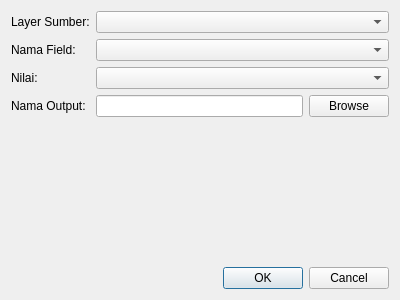
<?xml version="1.0" encoding="UTF-8"?>
<ui version="4.0">
 <class>ShapefileCreatorDialog</class>
 <widget class="QDialog" name="ShapefileCreatorDialog">
  <property name="geometry">
   <rect>
    <x>0</x>
    <y>0</y>
    <width>400</width>
    <height>300</height>
   </rect>
  </property>
  <property name="windowTitle">
   <string>Buat Shapefile Baru</string>
  </property>
  <layout class="QVBoxLayout" name="verticalLayout">
   <item>
    <layout class="QFormLayout" name="formLayout">
     <item row="0" column="0">
      <widget class="QLabel" name="label">
       <property name="text">
        <string>Layer Sumber:</string>
       </property>
      </widget>
     </item>
     <item row="0" column="1">
      <widget class="QComboBox" name="layer_combo"/>
     </item>
     <item row="1" column="0">
      <widget class="QLabel" name="label_2">
       <property name="text">
        <string>Nama Field:</string>
       </property>
      </widget>
     </item>
     <item row="1" column="1">
      <widget class="QComboBox" name="field_combo"/>
     </item>
     <item row="2" column="0">
      <widget class="QLabel" name="label_3">
       <property name="text">
        <string>Nilai:</string>
       </property>
      </widget>
     </item>
     <item row="2" column="1">
      <widget class="QComboBox" name="value_combo"/>
     </item>
     <item row="3" column="0">
      <widget class="QLabel" name="label_4">
       <property name="text">
        <string>Nama Output:</string>
       </property>
      </widget>
     </item>
     <item row="3" column="1">
      <layout class="QHBoxLayout" name="horizontalLayout">
       <item>
        <widget class="QLineEdit" name="output_edit"/>
       </item>
       <item>
        <widget class="QPushButton" name="browse_button">
         <property name="text">
          <string>Browse</string>
         </property>
        </widget>
       </item>
      </layout>
     </item>
    </layout>
   </item>
   <item>
    <widget class="QDialogButtonBox" name="buttonBox">
     <property name="orientation">
      <enum>Qt::Horizontal</enum>
     </property>
     <property name="standardButtons">
      <set>QDialogButtonBox::Cancel|QDialogButtonBox::Ok</set>
     </property>
    </widget>
   </item>
  </layout>
 </widget>
 <resources/>
 <connections>
  <connection>
   <sender>buttonBox</sender>
   <signal>accepted()</signal>
   <receiver>ShapefileCreatorDialog</receiver>
   <slot>accept()</slot>
   <hints>
    <hint type="sourcelabel">
     <x>248</x>
     <y>254</y>
    </hint>
    <hint type="destinationlabel">
     <x>157</x>
     <y>274</y>
    </hint>
   </hints>
  </connection>
  <connection>
   <sender>buttonBox</sender>
   <signal>rejected()</signal>
   <receiver>ShapefileCreatorDialog</receiver>
   <slot>reject()</slot>
   <hints>
    <hint type="sourcelabel">
     <x>316</x>
     <y>260</y>
    </hint>
    <hint type="destinationlabel">
     <x>286</x>
     <y>274</y>
    </hint>
   </hints>
  </connection>
 </connections>
</ui>
